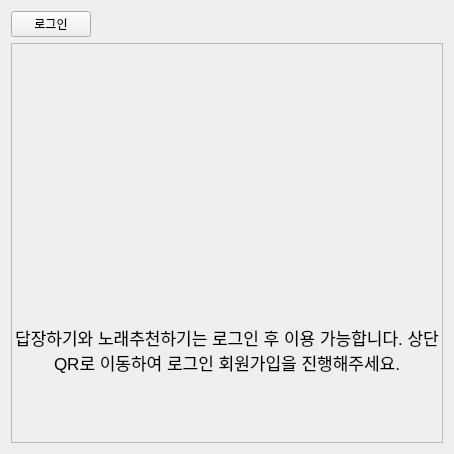
            <widget class="QWidget" name="page_login">
             <layout class="QVBoxLayout" name="verticalLayout_35">
              <item alignment="Qt::AlignLeft">
               <widget class="QPushButton" name="pushButton_24">
                <property name="text">
                 <string>로그인</string>
                </property>
               </widget>
              </item>
              <item>
               <widget class="QFrame" name="frame_62">
                <property name="minimumSize">
                 <size>
                  <width>0</width>
                  <height>400</height>
                 </size>
                </property>
                <property name="frameShape">
                 <enum>QFrame::StyledPanel</enum>
                </property>
                <property name="frameShadow">
                 <enum>QFrame::Raised</enum>
                </property>
                <layout class="QVBoxLayout" name="verticalLayout_36">
                 <property name="spacing">
                  <number>0</number>
                 </property>
                 <property name="leftMargin">
                  <number>0</number>
                 </property>
                 <property name="topMargin">
                  <number>30</number>
                 </property>
                 <property name="rightMargin">
                  <number>0</number>
                 </property>
                 <property name="bottomMargin">
                  <number>0</number>
                 </property>
                 <item alignment="Qt::AlignHCenter">
                  <widget class="QLabel" name="label_25">
                   <property name="maximumSize">
                    <size>
                     <width>16777215</width>
                     <height>300</height>
                    </size>
                   </property>
                   <property name="font">
                    <font>
                     <pointsize>28</pointsize>
                    </font>
                   </property>
                   <property name="text">
                    <string/>
                   </property>
                   <property name="pixmap">
                    <pixmap>qr.png</pixmap>
                   </property>
                  </widget>
                 </item>
                 <item alignment="Qt::AlignHCenter">
                  <widget class="QLabel" name="label_26">
                   <property name="minimumSize">
                    <size>
                     <width>430</width>
                     <height>0</height>
                    </size>
                   </property>
                   <property name="font">
                    <font>
                     <pointsize>13</pointsize>
                    </font>
                   </property>
                   <property name="text">
                    <string>답장하기와 노래추천하기는 로그인 후 이용 가능합니다. 상단 QR로 이동하여 로그인 회원가입을 진행해주세요.</string>
                   </property>
                   <property name="alignment">
                    <set>Qt::AlignCenter</set>
                   </property>
                   <property name="wordWrap">
                    <bool>true</bool>
                   </property>
                  </widget>
                 </item>
                </layout>
               </widget>
              </item>
             </layout>
            </widget>
